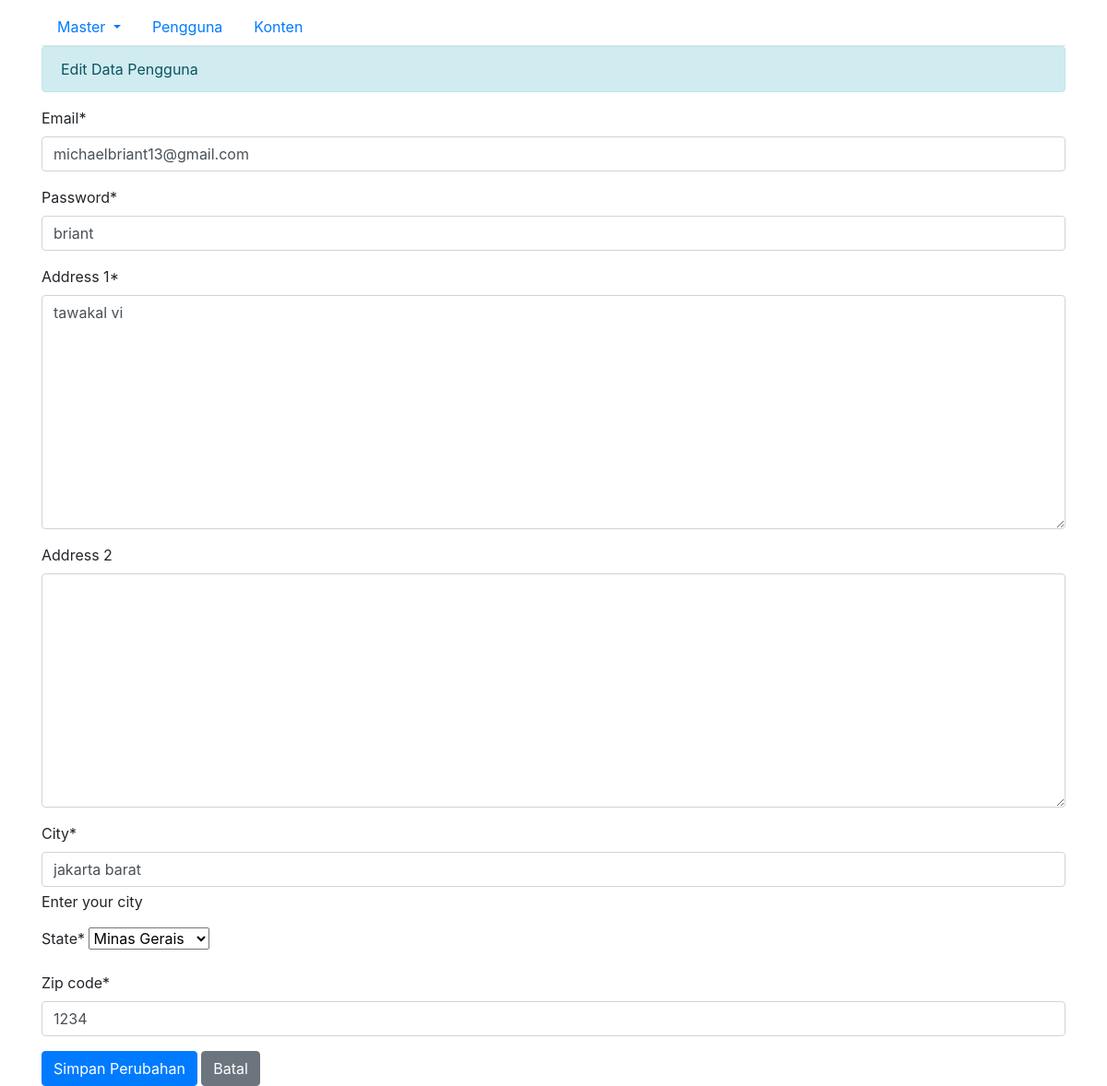
/pengguna/update/2/, run on the app's committed database.
### data_entry/models.py (models this page shows, shortened)
class Pengguna(models.Model):
    email = models.EmailField()
    password = models.CharField(max_length=100)
    address_1 = models.TextField()
    address_2 = models.TextField(null=True, blank=True)
    city = models.CharField(max_length=20, help_text='Enter your city')
    state = models.TextField()
    zip_code = models.CharField(max_length=7)
    tanggal_join = models.DateField(auto_now=True)

### data_entry/views.py (the view)
# urls.py: path('pengguna/update/<int:id>/', views.update_pengguna, name='update_pengguna'),
def update_pengguna(request, id):
    pengguna = get_object_or_404(Pengguna, id=id)
    form = PenggunaForm(instance=pengguna)
    if request.method == "POST":
        form = PenggunaForm(request.POST, instance=pengguna)
        if form.is_valid():
            form.save()
            return redirect('data_entry:set_pengguna')
    context = {
        'form': form,
        'pengguna': pengguna,
    }
    return render(request, 'data_entry/edit_pengguna.html', context)

### data_entry/forms.py
class PenggunaForm(forms.ModelForm):
    state = forms.ChoiceField(choices=STATES)
    class Meta:
        model = Pengguna
        exclude = ['tanggal_join',]

### data_entry/templates/data_entry/edit_pengguna.html (shortened to what this page needs)
{% extends 'base.html' %}
{% load crispy_forms_tags %}
{% block content %}
<div class="alert alert-info" role="alert">
    Edit Data Pengguna
</div>
<form method="POST">
    {{ form|crispy }}
    <button type="submit" class="btn btn-primary">Simpan Perubahan</button>
    <a href="{% url 'data_entry:set_pengguna' %}" class="btn btn-secondary">Batal</a>
</form>
{% endblock %}

### data on the page
Pengguna: email "michaelbriant13@gmail.com", password "briant", address_1 "tawakal vi", city "jakarta barat", state "Minas Gerais", zip_code "1234"
